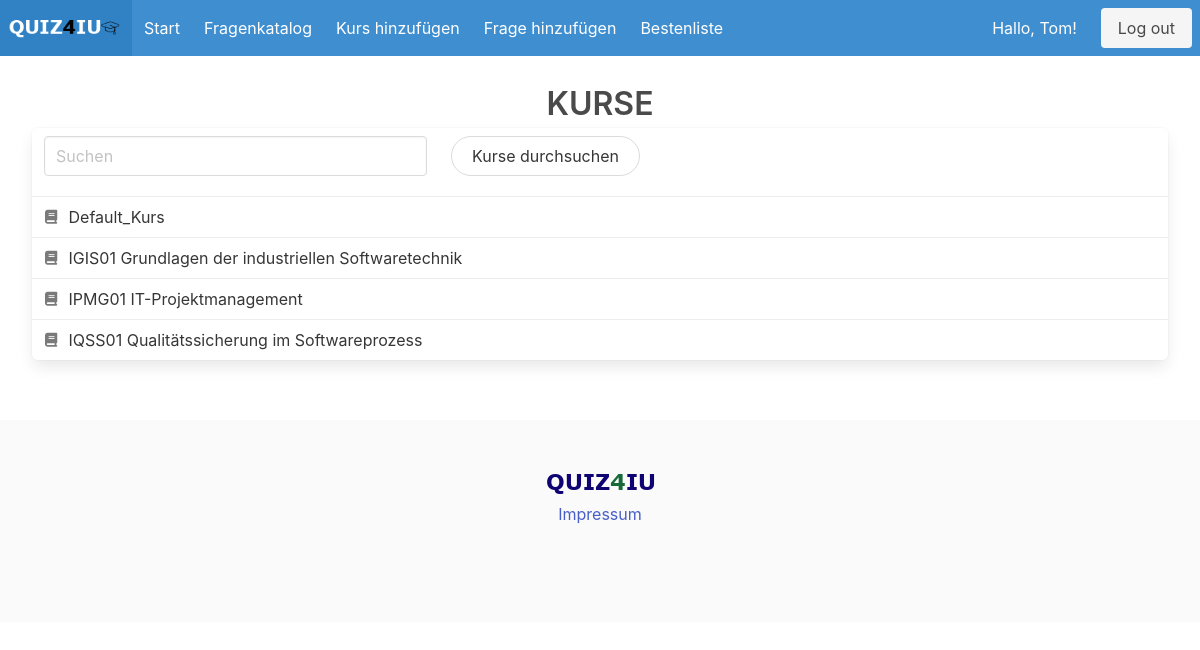
Page /quiz/categorylist/ (signed in) on the committed database.
### quiz/models.py (models this page shows, shortened)
class Category(models.Model):
    name = models.CharField(max_length = 100)

### quiz/views.py (the view)
# urls.py: path('categorylist/',views.categorylist, name="categorylist"),
def categorylist(request):
    questions = Question.objects.all().order_by('date')
    categories = Category.objects.all().order_by('id')
    context = {'categories':categories, 'questions':questions}
    return render(request, 'categorylist.html', context)

### quiz/templates/categorylist.html
{% extends 'base_layout.html' %}
{% block content %}
<div class="column has-text-centered px-2">
    <h2 class="is-size-3 is-uppercase has-text-weight-semibold">Kurse</h2>
    <nav class="panel">
      <div class="panel-block">
          <div class="columns">
            <div class="column is-four-fifths">
              <input class="input" type="text" placeholder="Suchen">
            </div>
            <div class="column">
              <button class="button is-rounded mb-3" type="submit">Kurse durchsuchen</button>
            </div>
          </div>
      </div>
        {% for category in categories %}
        <a class="panel-block" id="{{category.id}}" href="{% url 'category_catalog' category.id %}">
          <span class="panel-icon">
            <i class="fas fa-book" aria-hidden="true"></i>
          </span>
          {{category.name}}
        </a>
        {% endfor%}
      </nav>
</div>
{% endblock%}

### quiz/templates/includes/navbar.html (shortened to what this page needs)
    <nav class="navbar is-info mb-3" role="navigation" aria-label="main navigation">
      <div class="container is-fullhd px-2">
        <div class="navbar-brand">
          <a class="navbar-item" href = "/">
            <img src="/static/img/logo8.png" width="112" height="28">
          </a>
        </div>
        <div class="navbar-menu" id="nav-links">
          <div class="navbar-start">
            <a class="navbar-item" href = "/">
            Start
            </a>
              <a class="navbar-item" href="/categorylist/">
                Fragenkatalog
              </a>
                <a class="navbar-item" href="/create_category/">
                  Kurs hinzufügen
                </a>
                <a class="navbar-item" href="/create_question/">
                  Frage hinzufügen
                </a>
                <a class="navbar-item" href="/bestenliste/">
                  Bestenliste
                </a>
          </div>
          <div class="navbar-end">
            {% if request.user.is_authenticated %}
            <div class="navbar-item"><p>Hallo, </p><p class="is-capitalized">&nbsp{{request.user}}!</p></div>
            {% endif %}
            <div class="navbar-item">
                {% if request.user.is_authenticated %}
                <a class="button is-light" href="{% url 'logout' %}">
                    Log out
                  </a>
              {% endif %}
            </div>
          </div>
        </div>
      </div>
      </nav>

### rows in the picture
Category: name "Default_Kurs"
Category: name "IGIS01 Grundlagen der industriellen Softwaretechnik"
Category: name "IPMG01 IT-Projektmanagement"
Category: name "IQSS01 Qualitätssicherung im Softwareprozess"

### other values in the picture
{{ request.user }} "Tom"
